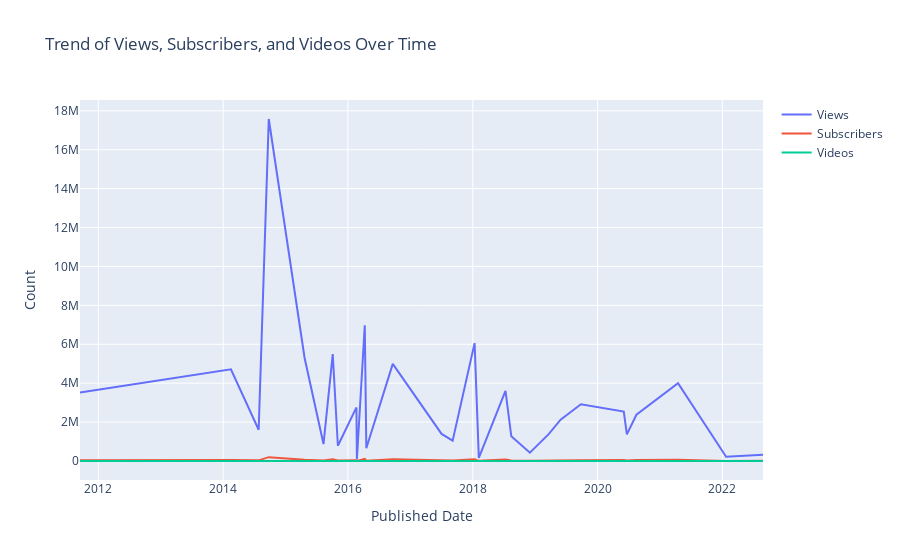

Write notebook code for a chart like this one.
### Code cell
# Sort the data by the published date
df_sorted = channels.sort_values(by='published_at')

# Create data for the line plots
views_data = go.Scatter(x=df_sorted['published_at'], y=df_sorted['view_count'], name='Views', mode='lines')
subscribers_data = go.Scatter(x=df_sorted['published_at'], y=df_sorted['subscriber_count'], name='Subscribers', mode='lines')
videos_data = go.Scatter(x=df_sorted['published_at'], y=df_sorted['video_count'], name='Videos', mode='lines')

# Create layout for the plot
layout = go.Layout(title='Trend of Views, Subscribers, and Videos Over Time', xaxis_title='Published Date', yaxis_title='Count')

# Create figure and add subplots for each line plot
fig = go.Figure(data=[views_data, subscribers_data, videos_data], layout=layout)
fig.show()
